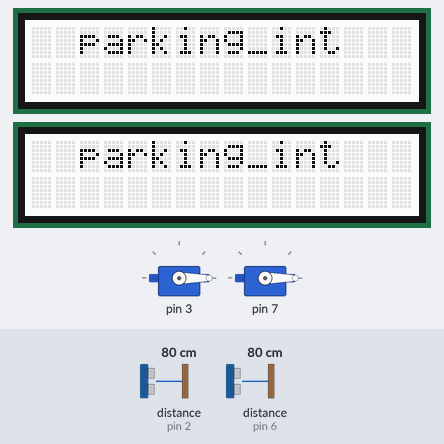
The sketch below on a simulated Arduino Uno, built with avr-gcc and run on an emulated ATmega328P. On the bench: 2 × servo, 2 × 16×2 character LCD. The inputs (shaded band) are chosen by the test bench; at power-on: distance to the obstacle (sensors on pin 2, pin 6) 80 cm. The echo pulse lasts 58.3 µs per cm.

Above: at 1.3 s.
1.4 s: distance to the obstacle (sensor on pin 2) set to 21 cm
2.9 s: distance to the obstacle (sensor on pin 2) set to 17 cm
At 3.9 s:
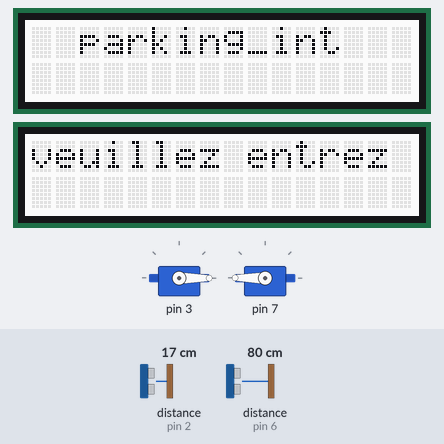
4.4 s: distance to the obstacle (sensor on pin 6) set to 21 cm
5.9 s: distance to the obstacle (sensor on pin 6) set to 17 cm
At 7.1 s:
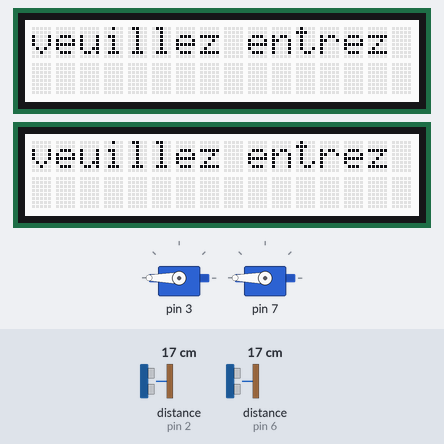
7.4 s: distance to the obstacle (sensor on pin 2) set to 299 cm
At 7.8 s:
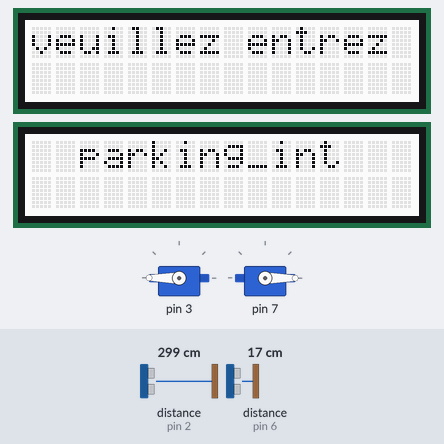
10.4 s: distance to the obstacle (sensor on pin 6) set to 35 cm
At 11.0 s:
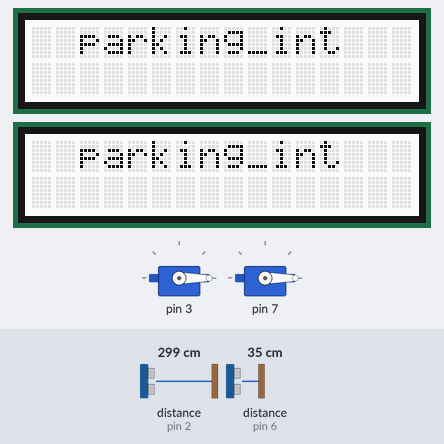
Timing chart, 0 to 13.4 s (numbered marks = the images above; inputs shaded):
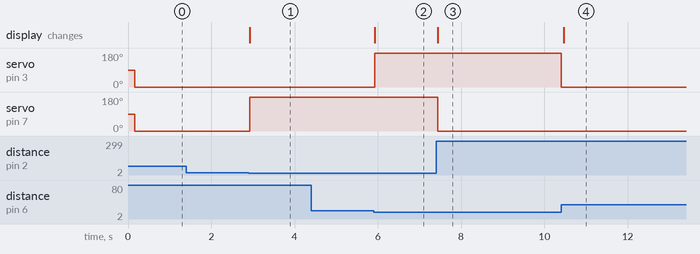

Measured:
- the behaviour switches between 20 and 19 cm on distance to the obstacle (sensor on pin 2) (found by bisection; images 0 and 1)
- the behaviour switches between 20 and 19 cm on distance to the obstacle (sensor on pin 6) (found by bisection; images 1 and 2)
- after the input at 1.4 s, every drawn part: stays the same
- after the input at 2.9 s, servo on pin 7: 0° → 180° at once; the display: changes at once (image 1)
- after the input at 4.4 s, every drawn part: stays the same
- after the input at 5.9 s, servo on pin 3: 0° → 180° at once; the display: changes at once (image 2)
- after the input at 7.4 s, servo on pin 7: 180° → 0° at once; the display: changes at once (image 3)
- after the input at 10.4 s, servo on pin 3: 180° → 0° at once; the display: changes after 0.06 s (image 4)

The sketch:

parking_int.ino
```cpp
#include "Barriere.h"
#include "Afficheur.h"


// Créer les afficheurs associés à chaque barrière
Afficheur afficheurIn(9);
Afficheur afficheurOut(9);

// Créer les barrières avec leurs capteurs, servo-moteurs et afficheurs
Barriere barriereIn(6, 3, afficheurIn);
Barriere barriereOut(2, 7, afficheurOut);

void setup() {
  Serial.begin(9600);

  // Initialiser les afficheurs
  afficheurIn.initialiser();
  afficheurOut.initialiser();
}

void loop() {
  // Appeler la fonction tick pour chaque barrière
  barriereIn.tick();
  barriereOut.tick();
}
/*//Redéfinition d'opérateur
// class Servo {
//    Servo & operator ++(int){
//       myServo->write(180);
//    return(*this);}
//    Servo & operator --(int){
//       myServo->write(0);
//    return(*this);}
//}

Parking* parking;
Afficheur* afficheur;

void setup()
{
  lcd.begin(16, 2);
  parking = new Parking;
}

void loop()
{
  try
  {
    parking->tick();
  }
  catch (int erreur)
  {
    if (erreur == 1) {
      afficheur->print("Erreur capacité max");
    }
    else {
      afficheur->print("Exception inconnue");
    }
  }
}*/
```

Afficheur.cpp
```cpp
#include "Afficheur.h"

Afficheur::Afficheur(int capacityMax) : capaciteMax(capacityMax) {}

void Afficheur::initialiser() {
  lcd.begin(16, 2);
  //lcd.print("Places dispo: ");
  //lcd.print(capaciteMax);
}

void Afficheur::fermer() {
  if (capaciteMax > 0) {
    capaciteMax--;
    lcd.clear();
    lcd.print("  parking_int ");
  //  lcd.print(capaciteMax);
  }
}

void Afficheur::ouvert() {
  if (capaciteMax < 100) {
    capaciteMax++;
    lcd.clear();
    lcd.print("veuillez entrez");
   // lcd.print(capaciteMax);
  }
}
```

Afficheur.h
```cpp
#ifndef AFFICHEUR_H
#define AFFICHEUR_H

#include "rgb_lcd.h"

class Afficheur {
public:
  Afficheur(int capacityMax);
  void initialiser();
  void fermer();
  void ouvert();
  void fermer1();
  void ouvert1();

private:
  rgb_lcd lcd;
  int capaciteMax;
};

class Vehicules
{
};

class Voiture : public Vehicules
{
};

class Camion : public Vehicules
{
};
#endif  // AFFICHEUR_H
```

Barriere.cpp
```cpp
#include "Barriere.h"
#include "CapteurUltrasonique.h"
#include "ServoMoteur.h"
#include "Afficheur.h"

Barriere::Barriere(int echoPin, int servoPin, Afficheur& afficheur)
    : capteur( echoPin), myServo(servoPin), afficheur(afficheur) {}

void Barriere::tick() {
  long rangeInCentimeters = capteur.mesurerEnCentimetres();

  if (rangeInCentimeters < 20) {
    myServo.setPosition(360);
    afficheur.ouvert();
  } else {
    myServo.setPosition(0);
    afficheur.fermer();

  }
}
```

Barriere.h
```cpp
#ifndef BARRIERE_H
#define BARRIERE_H

#include "CapteurUltrasonique.h"
#include "ServoMoteur.h"
#include "Afficheur.h"

class Barriere {
public:
  Barriere( int echoPin, int servoPin, Afficheur& afficheur);
  void tick();

private:
  CapteurUltrasonique capteur;
  ServoMoteur myServo;
  Afficheur& afficheur;
  bool servirVehicule;
};

#endif
```

CapteurUltrasonique.cpp
```cpp
#include "CapteurUltrasonique.h"

CapteurUltrasonique::CapteurUltrasonique(int echoPin)
  : ultrasonic( echoPin) {}

long CapteurUltrasonique::mesurerEnCentimetres() {
  return ultrasonic.MeasureInCentimeters();
}
```

CapteurUltrasonique.h
```cpp
#ifndef CAPTEUR_ULTRASONIQUE_H
#define CAPTEUR_ULTRASONIQUE_H

#include "Ultrasonic.h"

class CapteurUltrasonique {
public:
  CapteurUltrasonique( int echoPin);
  long mesurerEnCentimetres();

private:
  Ultrasonic ultrasonic;
};

#endif  // CAPTEUR_ULTRASONIQUE_H
```

ServoMoteur.cpp
```cpp
#include "ServoMoteur.h"

ServoMoteur::ServoMoteur(int pin) {
  servo.attach(pin);
}

void ServoMoteur::setPosition(int angle) {
  servo.write(angle);
}
```

ServoMoteur.h
```cpp
#ifndef SERVO_MOTEUR_H
#define SERVO_MOTEUR_H

#include <Servo.h>

class ServoMoteur {
public:
  ServoMoteur(int pin);
  void setPosition(int angle);;

private:
  Servo servo;
};

#endif  // SERVO_MOTEUR_H
```
